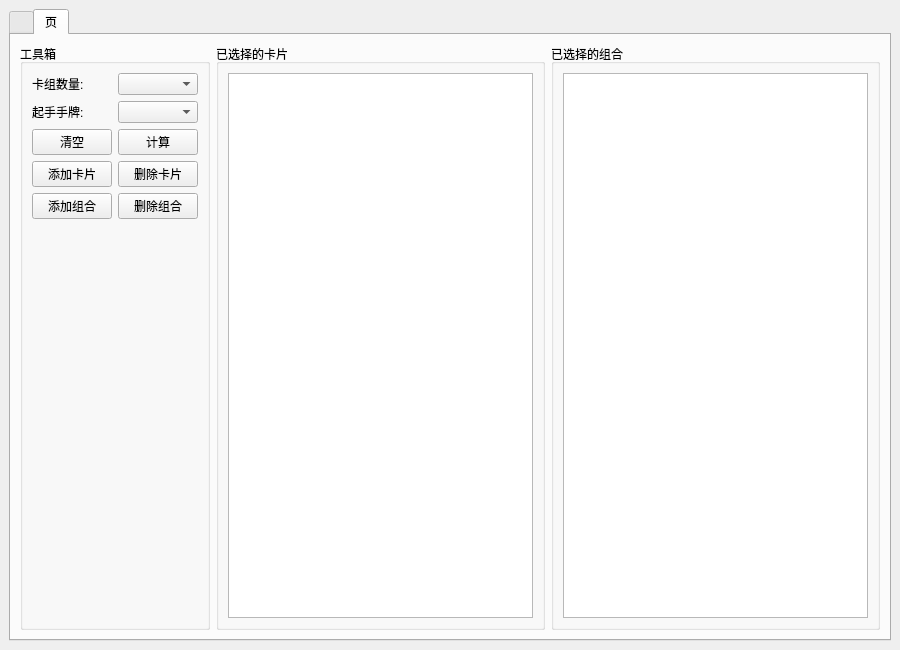
<?xml version="1.0" encoding="UTF-8"?>
<ui version="4.0">
 <class>MainWindow</class>
 <widget class="QMainWindow" name="MainWindow">
  <property name="geometry">
   <rect>
    <x>0</x>
    <y>0</y>
    <width>900</width>
    <height>650</height>
   </rect>
  </property>
  <property name="windowTitle">
   <string>塞拉酱の 小工具</string>
  </property>
  <property name="windowIcon">
   <iconset resource="../Icon.qrc">
    <normaloff>:/Icon/Resources/icon.png</normaloff>:/Icon/Resources/icon.png</iconset>
  </property>
  <widget class="QWidget" name="centralwidget">
   <layout class="QHBoxLayout" name="horizontalLayout_8">
    <item>
     <widget class="QTabWidget" name="tabWidget">
      <property name="currentIndex">
       <number>1</number>
      </property>
      <widget class="QWidget" name="tabWidgetPage1">
       <attribute name="title">
        <string/>
       </attribute>
       <layout class="QGridLayout" name="gridLayout">
        <item row="0" column="0">
         <widget class="QGroupBox" name="groupBox_3">
          <property name="title">
           <string/>
          </property>
          <layout class="QVBoxLayout" name="verticalLayout_3">
           <item>
            <layout class="QHBoxLayout" name="horizontalLayout_5">
             <item>
              <layout class="QVBoxLayout" name="verticalLayout_2">
               <item>
                <layout class="QHBoxLayout" name="horizontalLayout_2">
                 <item>
                  <widget class="QLabel" name="label">
                   <property name="text">
                    <string>双方手卡·场上卡的总数</string>
                   </property>
                  </widget>
                 </item>
                 <item>
                  <widget class="QLineEdit" name="line_total"/>
                 </item>
                </layout>
               </item>
               <item>
                <layout class="QHBoxLayout" name="horizontalLayout_4">
                 <item>
                  <widget class="QLabel" name="label_3">
                   <property name="text">
                    <string>超量阶级·融合星级</string>
                   </property>
                  </widget>
                 </item>
                 <item>
                  <widget class="QLineEdit" name="line_out"/>
                 </item>
                </layout>
               </item>
              </layout>
             </item>
             <item>
              <layout class="QVBoxLayout" name="verticalLayout">
               <item>
                <layout class="QHBoxLayout" name="horizontalLayout_3">
                 <item>
                  <widget class="QLabel" name="label_2">
                   <property name="text">
                    <string>目标怪兽星级</string>
                   </property>
                  </widget>
                 </item>
                 <item>
                  <widget class="QLineEdit" name="line_leve"/>
                 </item>
                </layout>
               </item>
               <item>
                <widget class="QPushButton" name="btn_cacluate">
                 <property name="text">
                  <string>计算</string>
                 </property>
                </widget>
               </item>
              </layout>
             </item>
            </layout>
           </item>
           <item>
            <spacer name="verticalSpacer">
             <property name="orientation">
              <enum>Qt::Vertical</enum>
             </property>
             <property name="sizeHint" stdset="0">
              <size>
               <width>20</width>
               <height>430</height>
              </size>
             </property>
            </spacer>
           </item>
          </layout>
         </widget>
        </item>
       </layout>
      </widget>
      <widget class="QWidget" name="tab">
       <attribute name="title">
        <string>页</string>
       </attribute>
       <layout class="QHBoxLayout" name="horizontalLayout_7">
        <item>
         <widget class="QGroupBox" name="groupBox">
          <property name="sizePolicy">
           <sizepolicy hsizetype="Minimum" vsizetype="Preferred">
            <horstretch>1</horstretch>
            <verstretch>0</verstretch>
           </sizepolicy>
          </property>
          <property name="title">
           <string>工具箱</string>
          </property>
          <layout class="QVBoxLayout" name="verticalLayout_4">
           <item>
            <layout class="QHBoxLayout" name="horizontalLayout">
             <item>
              <widget class="QLabel" name="label_4">
               <property name="text">
                <string>卡组数量:</string>
               </property>
              </widget>
             </item>
             <item>
              <widget class="QComboBox" name="start_deckNum"/>
             </item>
            </layout>
           </item>
           <item>
            <layout class="QHBoxLayout" name="horizontalLayout_6">
             <item>
              <widget class="QLabel" name="label_5">
               <property name="text">
                <string>起手手牌:</string>
               </property>
              </widget>
             </item>
             <item>
              <widget class="QComboBox" name="start_handNum"/>
             </item>
            </layout>
           </item>
           <item>
            <layout class="QHBoxLayout" name="horizontalLayout_9">
             <item>
              <widget class="QPushButton" name="start_Clear">
               <property name="text">
                <string>清空</string>
               </property>
              </widget>
             </item>
             <item>
              <widget class="QPushButton" name="start_Ok">
               <property name="text">
                <string>计算</string>
               </property>
              </widget>
             </item>
            </layout>
           </item>
           <item>
            <layout class="QHBoxLayout" name="horizontalLayout_10">
             <item>
              <widget class="QPushButton" name="start_addCard">
               <property name="text">
                <string>添加卡片</string>
               </property>
              </widget>
             </item>
             <item>
              <widget class="QPushButton" name="start_delCard">
               <property name="text">
                <string>删除卡片</string>
               </property>
              </widget>
             </item>
            </layout>
           </item>
           <item>
            <layout class="QHBoxLayout" name="horizontalLayout_11">
             <item>
              <widget class="QPushButton" name="start_addCombo">
               <property name="text">
                <string>添加组合</string>
               </property>
              </widget>
             </item>
             <item>
              <widget class="QPushButton" name="start_delCombo">
               <property name="text">
                <string>删除组合</string>
               </property>
              </widget>
             </item>
            </layout>
           </item>
           <item>
            <spacer name="verticalSpacer_2">
             <property name="orientation">
              <enum>Qt::Vertical</enum>
             </property>
             <property name="sizeHint" stdset="0">
              <size>
               <width>20</width>
               <height>40</height>
              </size>
             </property>
            </spacer>
           </item>
          </layout>
         </widget>
        </item>
        <item>
         <widget class="QGroupBox" name="groupBox_2">
          <property name="sizePolicy">
           <sizepolicy hsizetype="Preferred" vsizetype="Preferred">
            <horstretch>5</horstretch>
            <verstretch>0</verstretch>
           </sizepolicy>
          </property>
          <property name="title">
           <string>已选择的卡片</string>
          </property>
          <layout class="QHBoxLayout" name="horizontalLayout_12">
           <item>
            <widget class="QTableWidget" name="tableCard">
             <attribute name="verticalHeaderVisible">
              <bool>false</bool>
             </attribute>
            </widget>
           </item>
          </layout>
         </widget>
        </item>
        <item>
         <widget class="QGroupBox" name="groupBox_4">
          <property name="sizePolicy">
           <sizepolicy hsizetype="Preferred" vsizetype="Preferred">
            <horstretch>5</horstretch>
            <verstretch>0</verstretch>
           </sizepolicy>
          </property>
          <property name="title">
           <string>已选择的组合</string>
          </property>
          <layout class="QHBoxLayout" name="horizontalLayout_13">
           <item>
            <widget class="QTableWidget" name="tableCombo">
             <attribute name="verticalHeaderVisible">
              <bool>false</bool>
             </attribute>
            </widget>
           </item>
          </layout>
         </widget>
        </item>
       </layout>
      </widget>
     </widget>
    </item>
   </layout>
  </widget>
 </widget>
 <resources>
  <include location="../Icon.qrc"/>
 </resources>
 <connections/>
</ui>
